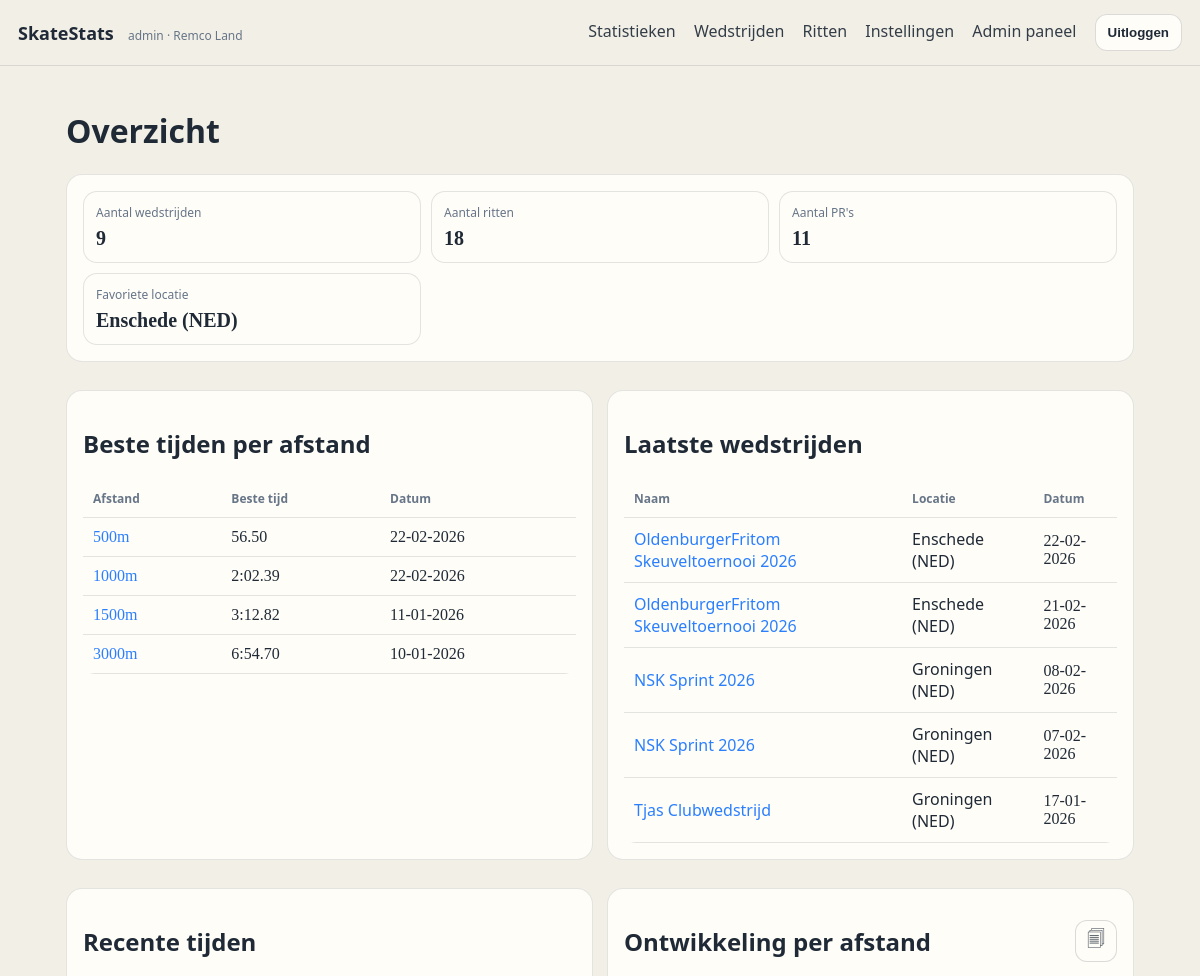
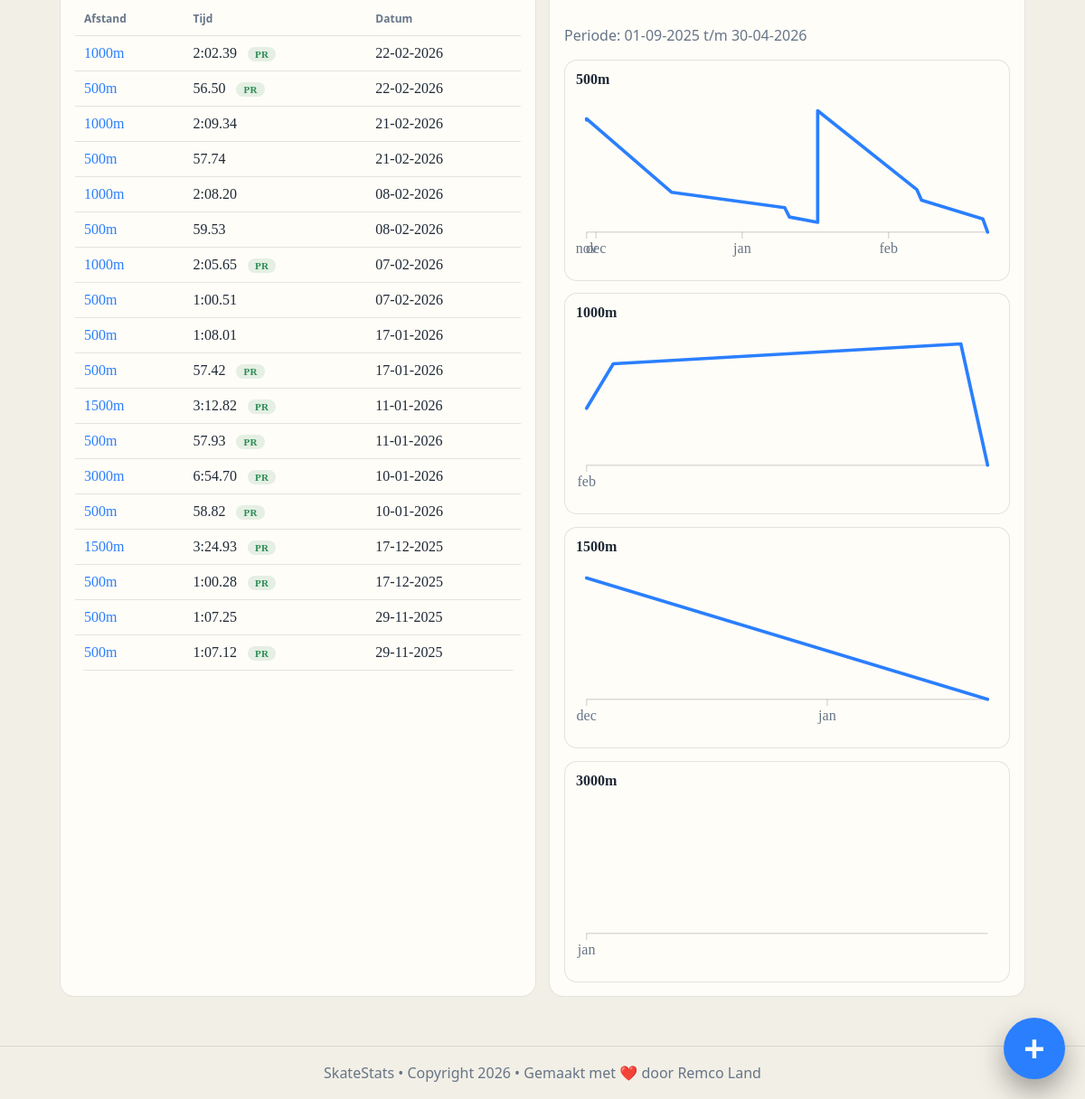
Screenshot of / (signed in) with the database file from the repository (2 pictures, top to bottom).
### tables this page shows
CREATE TABLE user (
              id INTEGER PRIMARY KEY AUTOINCREMENT,
              username TEXT NOT NULL UNIQUE,
              password_hash TEXT NOT NULL,
              skater_id INTEGER NOT NULL UNIQUE,
              is_admin INTEGER NOT NULL DEFAULT 0,
              created_at TEXT NOT NULL,
              updated_at TEXT NOT NULL,
              last_login_at TEXT, theme_preference TEXT NOT NULL DEFAULT 'dark',
              FOREIGN KEY (skater_id) REFERENCES skater(id) ON DELETE RESTRICT
            );

CREATE TABLE skater (
              id INTEGER PRIMARY KEY AUTOINCREMENT,
              name TEXT NOT NULL UNIQUE
            );

CREATE TABLE competition (
              id INTEGER PRIMARY KEY AUTOINCREMENT,
              name TEXT NOT NULL,
              venue TEXT,
              competition_date TEXT NOT NULL, -- YYYY-MM-DD
              notes TEXT,
              created_at TEXT NOT NULL
            , owner_user_id INTEGER);

CREATE TABLE race (
              id INTEGER PRIMARY KEY AUTOINCREMENT,
              competition_id INTEGER NOT NULL,
              skater_id INTEGER NOT NULL,
              distance_m INTEGER NOT NULL,
              category TEXT,
              class_name TEXT,
              lane TEXT,
              opponent TEXT,
              total_time_ms INTEGER,
              laps_csv TEXT,   -- "30.12,31.00,31.50"
              dnf INTEGER NOT NULL DEFAULT 0,
              notes TEXT,
              created_at TEXT NOT NULL,
              FOREIGN KEY (competition_id) REFERENCES competition(id) ON DELETE CASCADE,
              FOREIGN KEY (skater_id) REFERENCES skater(id) ON DELETE RESTRICT
            );

### app/main.py (the view)
@app.get("/", response_class=HTMLResponse)
def home(
    request: Request,
    trend_period: str = "season",
    trend_date_from: str = "",
    trend_date_to: str = "",
):
    current_user = require_user(request)
    with db() as conn:
        competition_count = conn.execute(
            "SELECT COUNT(*) AS count FROM competition WHERE owner_user_id = ?",
            (int(current_user["id"]),),
        ).fetchone()["count"]
        comps = conn.execute(
            """
            SELECT id, name, venue, competition_date
            FROM competition
            WHERE owner_user_id = ?
            ORDER BY competition_date DESC, id DESC
            LIMIT 5
            """,
            (int(current_user["id"]),),
        ).fetchall()
        recent_races = conn.execute(
            """
            SELECT r.id, r.distance_m, r.total_time_ms, r.dnf,
                   c.name AS competition_name, c.competition_date
            FROM race r
            JOIN competition c ON c.id = r.competition_id
            WHERE r.skater_id = ? AND c.owner_user_id = ?
            ORDER BY c.competition_date DESC, r.id DESC
            LIMIT 20
            """,
            (int(current_user["skater_id"]), int(current_user["id"])),
        ).fetchall()
        all_races = conn.execute(
            """
            SELECT r.id, r.distance_m, r.total_time_ms, r.dnf, r.lane,
                   c.name AS competition_name, c.competition_date, c.venue
            FROM race r
            JOIN competition c ON c.id = r.competition_id
            WHERE r.skater_id = ? AND c.owner_user_id = ? AND r.total_time_ms IS NOT NULL
            ORDER BY c.competition_date ASC, r.id ASC
            """,
            (int(current_user["skater_id"]), int(current_user["id"])),
        ).fetchall()
    best_times: dict[int, dict] = {}
    trend_rows: list[dict] = []
    races_by_distance: dict[int, list] = {}
    venue_counts: dict[str, int] = {}
    pr_progress = build_pr_progress(all_races)
    for race in all_races:
        races_by_distance.setdefault(race["distance_m"], []).append(race)
        if race["venue"]:
            venue_counts[race["venue"]] = venue_counts.get(race["venue"], 0) + 1
        if race["dnf"] != 1:
            current_best = best_times.get(race["distance_m"])
            if current_best is None or race["total_time_ms"] < current_best["total_time_ms"]:
                best_times[race["distance_m"]] = race
    favorite_venue = "-"
    if venue_counts:
        favorite_venue = sorted(venue_counts.items(), key=lambda item: (-item[1], item[0].lower()))[0][0]
    selected_trend_period = trend_period if trend_period in {"month", "season", "custom"} else "season"
    selected_trend_date_from = trend_date_from.strip()
    selected_trend_date_to = trend_date_to.strip()
    trend_error_message = ""
    pr_race_ids = collect_pr_race_ids(all_races)
    today = datetime.now().date()
    filter_start = None
    filter_end = None
    try:
        if selected_trend_period == "month":
            filter_end = today.strftime("%Y-%m-%d")
            filter_start = (today - timedelta(days=30)).strftime("%Y-%m-%d")
        elif selected_trend_period == "season":
            filter_start, filter_end = current_season_bounds(today)
        elif selected_trend_period == "custom":
            filter_start = parse_date_any(selected_trend_date_from) if selected_trend_date_from else None
            filter_end = parse_date_any(selected_trend_date_to) if selected_trend_date_to else None
    except ValueError:
        trend_error_message = "Ongeldig custom datumbereik."
        selected_trend_period = "season"
        filter_start, filter_end = current_season_bounds(today)
    for distance in sorted(races_by_distance):
        rows = races_by_distance[distance]
        valid_rows = [row for row in rows if row["total_time_ms"] is not None and row["dnf"] != 1]
        if filter_start:
            valid_rows = [row for row in valid_rows if row["competition_date"] >= filter_start]
        if filter_end:
            valid_rows = [row for row in valid_rows if row["competition_date"] <= filter_end]
        if not valid_rows:
            continue
        trend_rows.append(
            {
                "distance_m": distance,
                "count": len(valid_rows),
                "sparkline": build_sparkline(valid_rows, filter_start, filter_end),
            }
        )
    return render(
        request,
        "index.html",
        comps=comps,
        competition_count=competition_count,
        race_count=len(all_races),
        pr_count=len(pr_race_ids),
        favorite_venue=favorite_venue,
        best_times=[best_times[d] for d in sorted(best_times)],
        trend_rows=trend_rows,
        selected_trend_period=selected_trend_period,
        selected_trend_date_from=selected_trend_date_from,
        selected_trend_date_to=selected_trend_date_to,
        trend_filters_open=bool(
            trend_error_message
            or selected_trend_period != "season"
            or selected_trend_date_from
            or selected_trend_date_to
        ),
        trend_filter_label=(
            f"{fmt_date_ymd_to_dmy(filter_start)} t/m {fmt_date_ymd_to_dmy(filter_end)}"
            if filter_start and filter_end
            else "Vrij bereik"
        ),
        trend_error_message=trend_error_message,
        recent_races=[{**dict(row), **pr_progress.get(int(row["id"]), {})} for row in recent_races],
        fmt_ms=fmt_ms,
        fmt_date=fmt_date_ymd_to_dmy,
    )

### app/templates/index.html (shortened to what this page needs)
{% extends "base.html" %}
{% block content %}
  <h1>Overzicht</h1>
  <section class="card">
    <div class="grid3">
      <div class="stat">
        <div class="label">Aantal wedstrijden</div>
        <div class="value mono">{{ competition_count }}</div>
      </div>
      <div class="stat">
        <div class="label">Aantal ritten</div>
        <div class="value mono">{{ race_count }}</div>
      </div>
      <div class="stat">
        <div class="label">Aantal PR's</div>
        <div class="value mono">{{ pr_count }}</div>
      </div>
      <div class="stat">
        <div class="label">Favoriete locatie</div>
        <div class="value mono">{{ favorite_venue }}</div>
      </div>
    </div>
  </section>
  <div class="grid">
    <section class="card">
      <h2>Beste tijden per afstand</h2>
      {% if best_times|length == 0 %}
        <p>Nog geen geldige tijden beschikbaar.</p>
      {% else %}
        <table>
          <thead>
            <tr><th>Afstand</th><th>Beste tijd</th><th>Datum</th></tr>
          </thead>
          <tbody>
            {% for r in best_times %}
              <tr>
                <td class="mono"><a href="/races/{{ r.id }}">{{ r.distance_m }}m</a></td>
                <td class="mono">{{ fmt_ms(r.total_time_ms) }}</td>
                <td class="mono">{{ fmt_date(r.competition_date) }}</td>
              </tr>
            {% endfor %}
          </tbody>
        </table>
      {% endif %}
    </section>
    <section class="card">
      <h2>Laatste wedstrijden</h2>
      {% if comps|length == 0 %}
        <p>Nog geen wedstrijden. Voeg er een toe bij <a href="/competitions">Wedstrijden</a>.</p>
      {% else %}
        <table>
          <thead>
            <tr><th>Naam</th><th>Locatie</th><th>Datum</th></tr>
          </thead>
          <tbody>
            {% for c in comps %}
              <tr>
                <td><a href="/competitions/{{ c.id }}">{{ c.name }}</a></td>
                <td>{{ c.venue or "-" }}</td>
                <td class="mono">{{ fmt_date(c.competition_date) }}</td>
              </tr>
            {% endfor %}
          </tbody>
        </table>
      {% endif %}
    </section>
  </div>
  <div class="grid">
    <section class="card">
      <h2>Recente tijden</h2>
      {% if recent_races|length == 0 %}
        <p>Nog geen tijden. Voeg je eerste toe via <a href="/races/new">Nieuwe tijd</a>.</p>
      {% else %}
        <table>
          <thead>
            <tr><th>Afstand</th><th>Tijd</th><th>Datum</th></tr>
          </thead>
          <tbody>
            {% for r in recent_races %}
              <tr>
                <td class="mono"><a href="/races/{{ r.id }}">{{ r.distance_m }}m</a></td>
                <td class="mono">
                  {{ fmt_ms(r.total_time_ms) }}{% if r.dnf == 1 %} (DNF){% endif %}
                  {% if r.is_pr %}
                    <span class="badge-pr">PR</span>
                  {% endif %}
                </td>
                <td class="mono">{{ fmt_date(r.competition_date) }}</td>
              </tr>
            {% endfor %}
          </tbody>
        </table>
      {% endif %}
    </section>
    <section class="card">
      <details class="trend-filters-shell" {% if trend_filters_open %}open{% endif %}>
        <summary class="section-header trend-filters-summary">
          <h2>Ontwikkeling per afstand</h2>
          <span class="btn-icon" aria-hidden="true">&#x1F5D0;</span>
        </summary>
      </details>
      <p class="muted">Periode: {{ trend_filter_label }}</p>
      {% if trend_rows|length == 0 %}
        <p>Nog onvoldoende data voor grafieken.</p>
      {% else %}
        <div class="trend-list">
          {% for trend in trend_rows %}
            <div class="trend-item">
              <div class="row">
                <strong class="mono">{{ trend.distance_m }}m</strong>
              </div>
              {% if trend.sparkline %}
                <div class="sparkline-wrap">
                  <svg class="sparkline js-sparkline" viewBox="0 0 {{ trend.sparkline.width }} {{ trend.sparkline.height }}" preserveAspectRatio="xMidYMid meet" data-distance="{{ trend.distance_m }}m">
                    <line
                      x1="{{ trend.sparkline.left_padding }}"
                      y1="{{ trend.sparkline.baseline_y }}"
                      x2="{{ trend.sparkline.width - trend.sparkline.right_padding }}"
                      y2="{{ trend.sparkline.baseline_y }}"
                      class="sparkline-axis"
                    ></line>
                    {% for tick in trend.sparkline.month_ticks %}
                      <line
                        x1="{{ tick.x }}"
                        y1="{{ trend.sparkline.baseline_y }}"
                        x2="{{ tick.x }}"
                        y2="{{ trend.sparkline.baseline_y + 5 }}"
                        class="sparkline-axis"
                      ></line>
                      <text x="{{ tick.x }}" y="{{ trend.sparkline.baseline_y + 16 }}" class="sparkline-label">{{ tick.label }}</text>
                    {% endfor %}
                    <polyline points="{{ trend.sparkline.points }}" class="sparkline-line" pathLength="100" />
                    {% for point in trend.sparkline.circles %}
                      <circle
                        cx="{{ point.x }}"
                        cy="{{ point.y }}"
                        r="4.5"
                        data-date="{{ point.tooltip_date }}"
                        data-name="{{ point.tooltip_name }}"
                        data-time="{{ point.tooltip_time }}"
                        data-distance="{{ trend.distance_m }}m"
                        data-count="{{ point.tooltip_count }}"
                        data-href="{{ point.href }}"
                      ></circle>
                    {% endfor %}
                  </svg>
                </div>
              {% endif %}
            </div>
          {% endfor %}
        </div>
      {% endif %}
    </section>
  </div>
{% endblock %}

### app/templates/base.html (shortened to what this page needs)
<!doctype html>
<html lang="nl" data-theme="{{ active_theme }}" data-theme-preference="{{ theme_preference }}">
  <head>
    <link rel="stylesheet" href="/static/style.css" />
  </head>
  <body data-theme="{{ active_theme }}" data-theme-preference="{{ theme_preference }}">
    <header class="topbar">
      <div class="brand">
        <a href="/">{{ app_title }}</a>
        {% if current_user %}
          <span class="tag">{{ current_user.username }} · {{ owner_name }}</span>
        {% else %}
          <span class="tag">login required</span>
        {% endif %}
      </div>
      {% if current_user %}
        <nav class="nav-desktop">
          <a href="/stats">Statistieken</a>
          <a href="/competitions">Wedstrijden</a>
          <a href="/races">Ritten</a>
          <a href="/account/settings">Instellingen</a>
          {% if current_user.is_admin == 1 %}
            <a href="/admin/users">Admin paneel</a>
          {% endif %}
          <form method="post" action="/logout" class="inline-form">
            <button type="submit" class="btn-secondary">Uitloggen</button>
          </form>
        </nav>
      {% endif %}
    </header>
    <main class="container">
      {% block content %}{% endblock %}
    </main>
    {% if current_user %}
      <div class="fab-menu" data-open="false">
        <button type="button" class="fab-toggle" aria-label="Snelle acties" aria-expanded="false">+</button>
      </div>
    {% endif %}
    <footer class="footer">
      <span>SkateStats • Copyright 2026 • Gemaakt met ❤️ door Remco Land</span>
    </footer>
  </body>
</html>

### rows the page displays
user: username "admin"
skater: name "Remco Land"
competition: venue "Enschede (NED)", competition_date "10-01-2026", competition_date "10-01-2026"
race: distance_m "500", total_time_ms "56.50", distance_m "500", total_time_ms "56.50"
competition: competition_date "22-02-2026", name "OldenburgerFritom Skeuveltoernooi 2026", venue "Enschede (NED)", competition_date "22-02-2026" "22-02-2026"
race: distance_m "1000", total_time_ms "2:02.39", distance_m "1000", total_time_ms "2:02.39"
race: distance_m "1500", total_time_ms "3:12.82", distance_m "1500", total_time_ms "3:12.82"
competition: competition_date "11-01-2026", competition_date "11-01-2026" "11-01-2026"
race: distance_m "3000", total_time_ms "6:54.70", shows "PR", label "jan"
competition: name "OldenburgerFritom Skeuveltoernooi 2026", venue "Enschede (NED)", competition_date "21-02-2026", competition_date "21-02-2026" "21-02-2026"
competition: name "NSK Sprint 2026", venue "Groningen (NED)", competition_date "08-02-2026", competition_date "08-02-2026" "08-02-2026"
competition: name "NSK Sprint 2026", venue "Groningen (NED)", competition_date "07-02-2026", competition_date "07-02-2026"
competition: name "Tjas Clubwedstrijd", venue "Groningen (NED)", competition_date "17-01-2026", competition_date "17-01-2026" "17-01-2026"
race: distance_m "1000", total_time_ms "2:09.34"
race: distance_m "500", total_time_ms "57.74"
race: distance_m "1000", total_time_ms "2:08.20"
race: distance_m "500", total_time_ms "59.53"
race: distance_m "1000", total_time_ms "2:05.65", shows "PR", label "feb"
race: distance_m "500", total_time_ms "1:00.51"
race: distance_m "500", total_time_ms "1:08.01"
race: distance_m "500", total_time_ms "57.42"
race: distance_m "500", total_time_ms "57.93"
race: distance_m "500", total_time_ms "58.82"
race: distance_m "1500", total_time_ms "3:24.93", shows "PR", label "dec" "jan"
competition: competition_date "17-12-2025", competition_date "17-12-2025"
race: distance_m "500", total_time_ms "1:00.28"
race: distance_m "500", total_time_ms "1:07.25"
competition: competition_date "29-11-2025", competition_date "29-11-2025"
race: distance_m "500", total_time_ms "1:07.12", shows "PR", label "nov" "dec" "jan" "feb"

### other values shown
{{ app_title }} "SkateStats"
{{ competition_count }} "9"
{{ race_count }} "18"
{{ pr_count }} "11"
{{ trend_filter_label }} "01-09-2025 t/m 30-04-2026"
